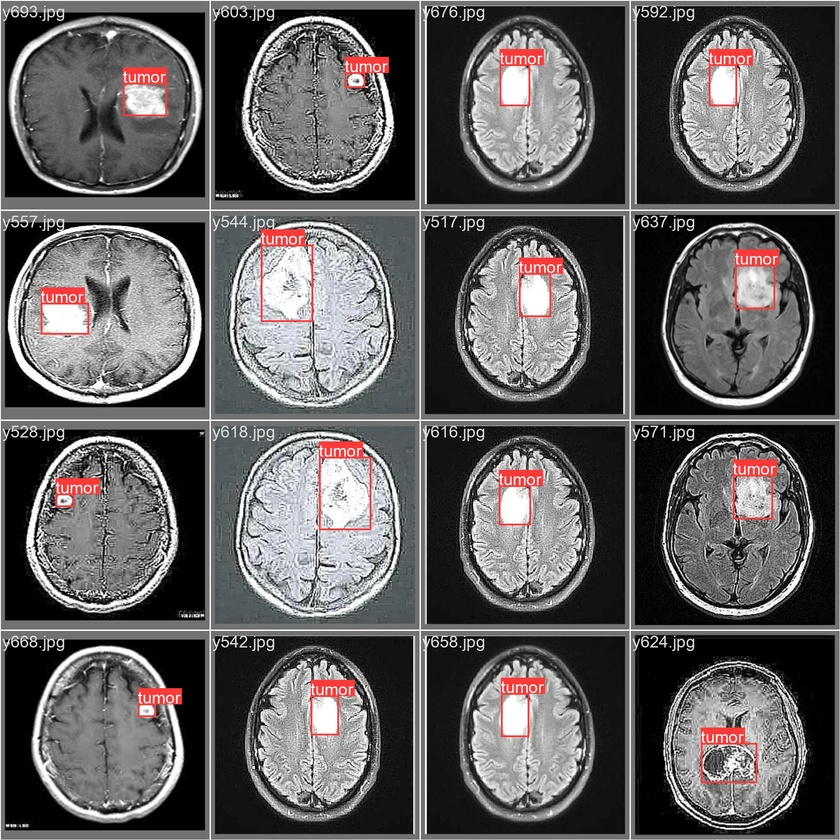
#> input picture img/dataset.jpg, 840 x 840 px, shrunk from 1920 x 1920 before the run
$ python -i opencv.py   (imports and definitions only)
#> lines starting #> are read from the running program, lines starting #| are printed output that depends on the picture; after the words box and inside, x2 and y2 are one past the last pixel; in counts of white or black regions, pixels touching at a corner belong together
#> further down, picture is the input picture: shape (840, 840, 3); mean B, G, R 95.2, 94.8, 97.5

import cv2
import numpy as np

def edgeDetection(image, sigma=0.33):
    # compute the median of the single channel pixel intensities
    v = np.median(image)
    # apply automatic Canny edge detection using the computed median
    lower = int(max(0, (1.0 - sigma) * v))
    upper = int(min(255, (1.0 + sigma) * v))
    edged = cv2.Canny(image, lower, upper)
    # return the edged image
    cnts, _ = cv2.findContours(edged.copy(), cv2.RETR_EXTERNAL,cv2.CHAIN_APPROX_SIMPLE)
    #get bounding box for each contour
    boxes = [cv2.boundingRect(c) for c in cnts]
    return cnts


def findTumorContour(image, sigma=0.33):
#> called with sigma = 0.33
    gray = cv2.cvtColor(image, cv2.COLOR_BGR2GRAY, 0.7)
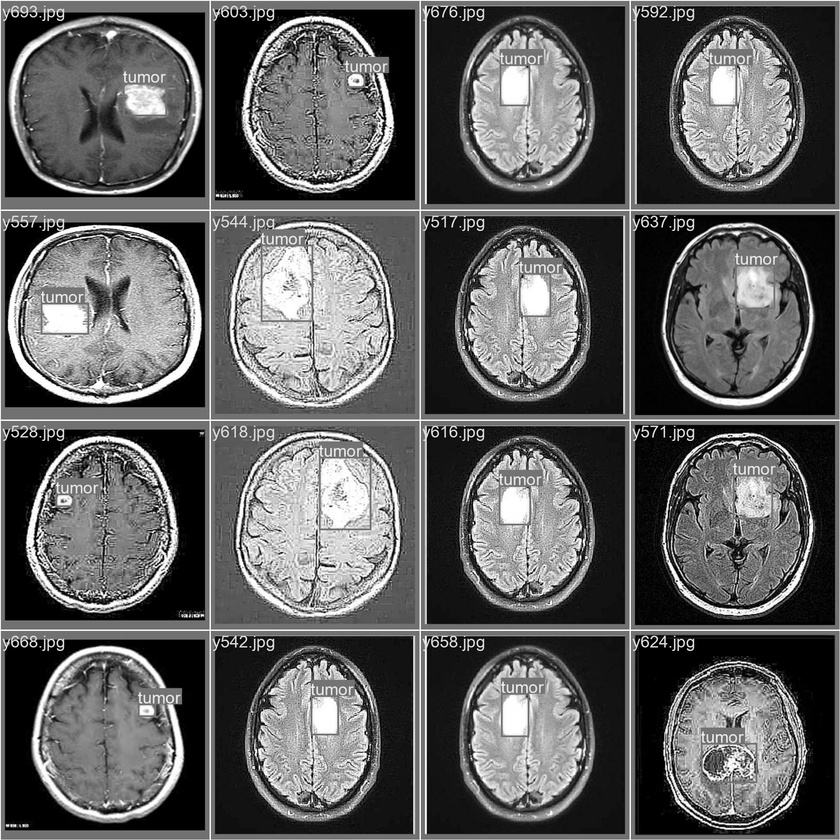
#> gray: shape (840, 840); min 0, max 255, mean 95.7
    # #Histogram equalization
    # clahe = cv2.createCLAHE(clipLimit=2.0, tileGridSize=(8,8))
    # gray = clahe.apply(gray)
    #Gaussian blur
    gray =  cv2.GaussianBlur(gray, (5, 5), 0)
    #Thresholding
    _, thresh = cv2.threshold(gray, 155, 255, cv2.THRESH_BINARY)
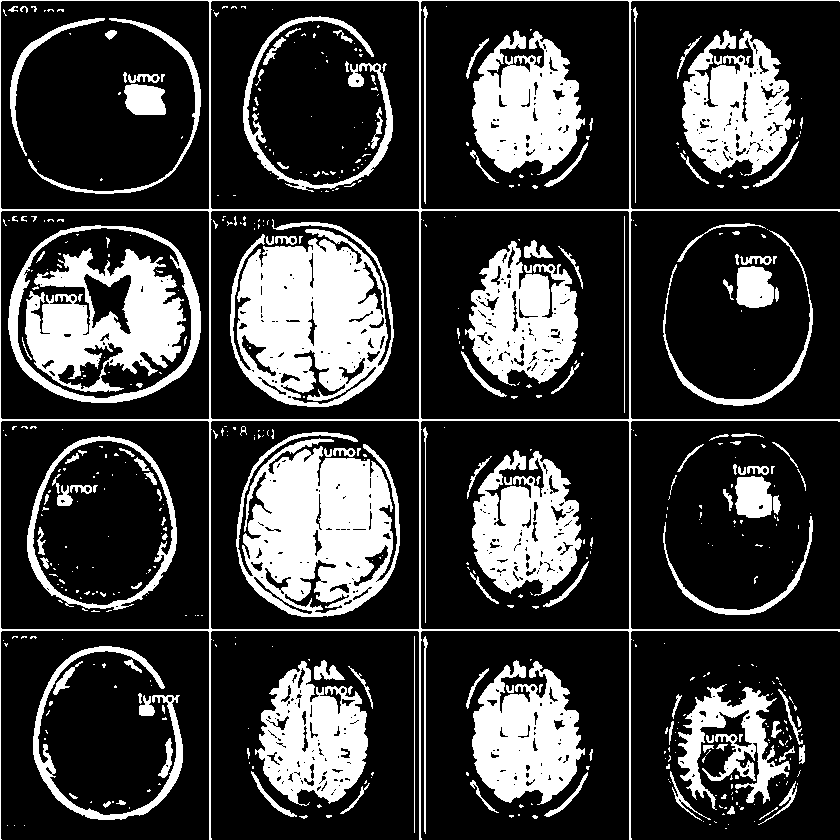
#> thresh: shape (840, 840); 23.5% white; 553 white regions (401 under 20 px), largest, box (x1, y1, x2, y2) and area: (230, 219, 394, 407) 19984, (236, 432, 400, 617) 19919, (25, 248, 186, 392) 12595
    _, threshInv = cv2.threshold(gray, 50, 255, cv2.THRESH_BINARY_INV)
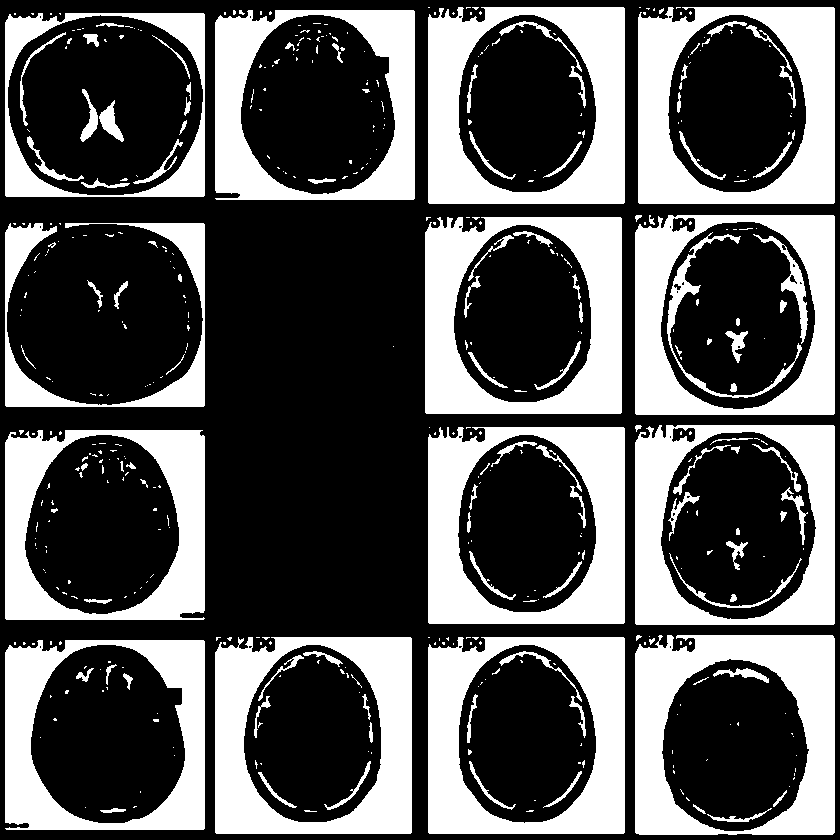
#> threshInv: shape (840, 840); 35% white; 484 white regions (365 under 20 px), largest, box (x1, y1, x2, y2) and area: (635, 635, 835, 835) 19600, (428, 427, 625, 624) 18937, (425, 217, 622, 414) 18935

    #thresh = (thresh + threshInv) //2
    kernel = cv2.getStructuringElement(cv2.MORPH_RECT, (10, 5))
    closed = cv2.morphologyEx(thresh, cv2.MORPH_CLOSE, kernel)
#> closed: shape (840, 840); 29.6% white; 119 white regions (87 under 20 px), largest, box (x1, y1, x2, y2) and area: (0, 0, 840, 840) 69520, (237, 432, 401, 617) 24251, (467, 450, 594, 609) 12755
    closed = cv2.erode(closed, None, iterations = 19)
#> closed: shape (840, 840); 6.9% white; 11 white regions, largest, box (x1, y1, x2, y2) and area: (251, 248, 374, 386) 11712, (258, 459, 381, 596) 11315, (495, 703, 558, 773) 3693
    closed = cv2.dilate(closed, None, iterations = 17)
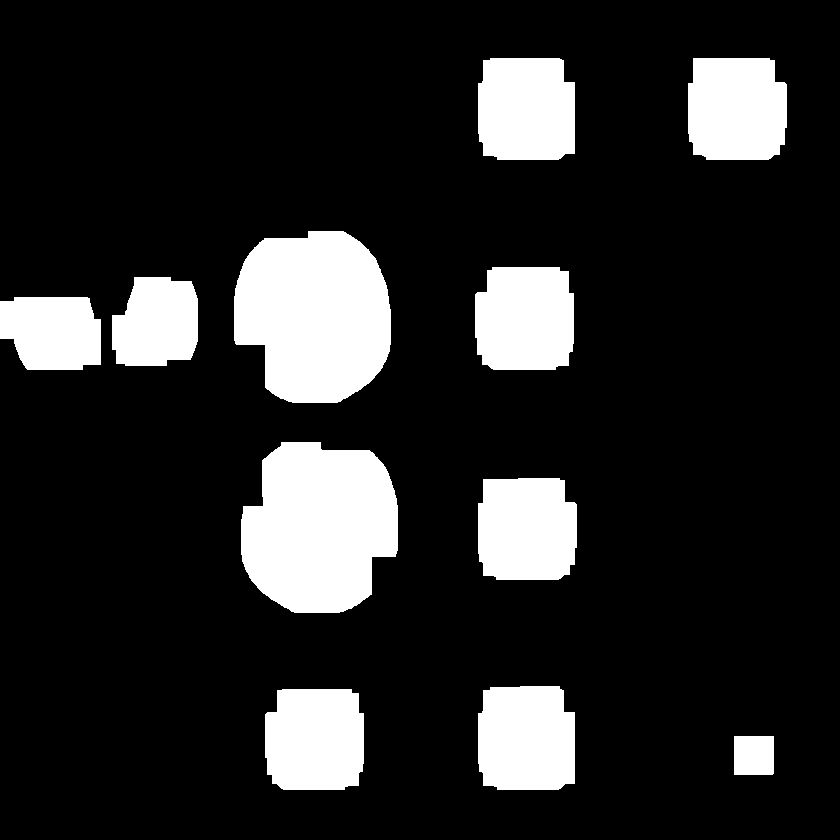
#> closed: shape (840, 840); 16.1% white; 11 white regions, largest, box (x1, y1, x2, y2) and area: (234, 231, 391, 403) 21742, (241, 442, 398, 613) 21345, (475, 267, 574, 370) 9386
    _,mask = cv2.threshold(closed, 155, 255, cv2.THRESH_BINARY)
    final = cv2.bitwise_and(image,image,mask = mask)
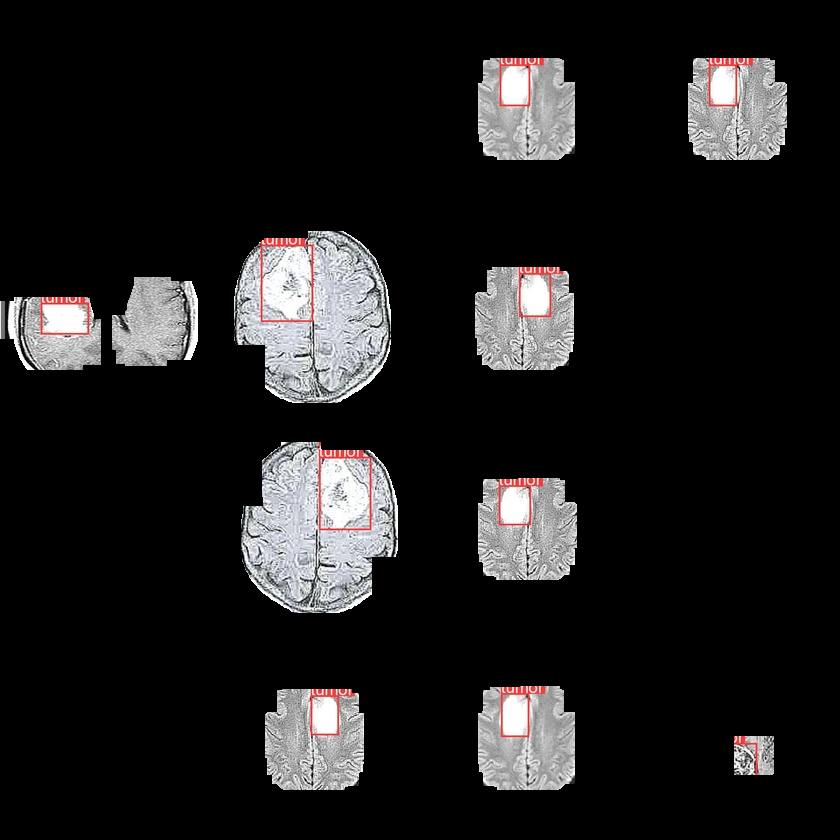
#> final: shape (840, 840, 3); mean B, G, R 29.6, 29.3, 30.2
    cnts = edgeDetection(mask, sigma=sigma)
#> in edgeDetection, `v = np.median(image)`: v = 0
#> in edgeDetection, `edged = cv2.Canny(image, lower, upper)`:
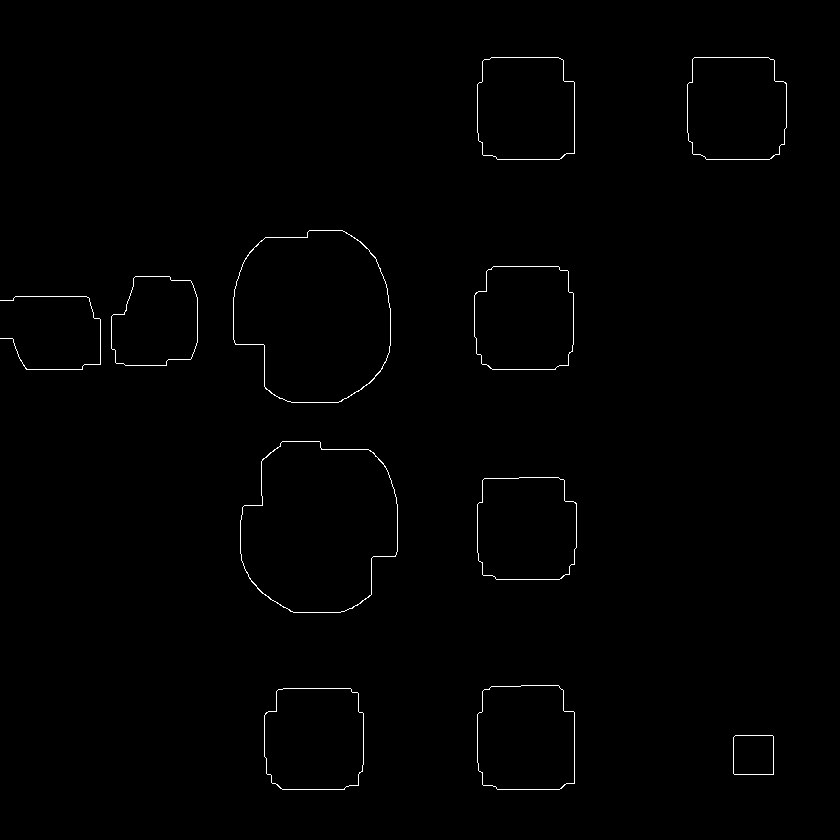
#> edged: shape (840, 840); 0.6% white in thin lines or dots, all inside (x1, y1, x2, y2) = (0, 57, 787, 790)
#> in edgeDetection, `cnts, _ = cv2.findContours(edged.copy(), cv2.RETR_EXTERNAL,cv2.CHAIN_A..`: cnts = 11 contours, 1 with area under 20; largest, box (x1, y1, x2, y2) and area: (233, 230, 391, 403) 21786, (240, 441, 398, 613) 21379, (474, 266, 574, 370) 9390, (477, 685, 575, 790) 9370, (687, 57, 787, 160) 9344
#> in edgeDetection, `boxes = [cv2.boundingRect(c) for c in cnts]`: boxes = [(733, 735, 41, 40), (264, 688, 100, 102), (477, 685, 98, 105), (477, 477, 100, 103), (240, 441, 158, 172), (0, 296, 101, 74), (111, 276, 87, 90), (474, 266, 100, 104), (233, 230, 158, 173), (687, 57, 100, 103), (477, 57, 98, 103)]
    boxes = [cv2.boundingRect(c) for c in cnts]

    return boxes, cnts, final

>>> import cv2
>>> picture = cv2.imread('img/dataset.jpg')
>>> result = findTumorContour(picture)
